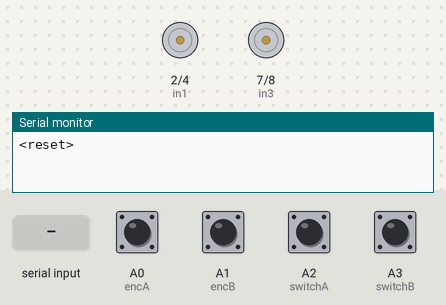
Bench run of a sketch on a simulated Arduino Uno, built with avr-gcc and run on an emulated ATmega328P. Parts: motor-driver pin pairs drawn as motors (green arrow = first pin HIGH = forward, orange = second pin HIGH = backward, longer = more drive, scaled by the enable pin), the last lines printed to the serial monitor. The test bench sets the inputs (shaded band); at power-on: A0 (encA), A1 (encB), A2 (switchA), A3 (switchB) HIGH.

Above: at 11.5 s.
11.6 s: "A90\n" received over Serial
At 12.2 s:
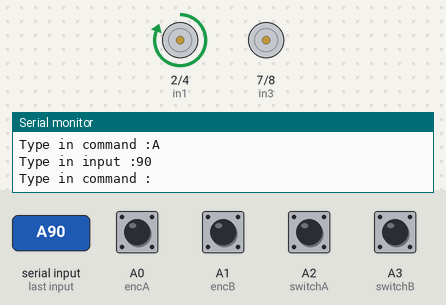
14.6 s: "B90\n" received over Serial
At 16.05 s:
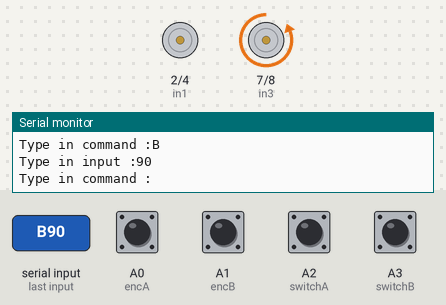
17.6 s: "S90\n" received over Serial
At 18.57 s:
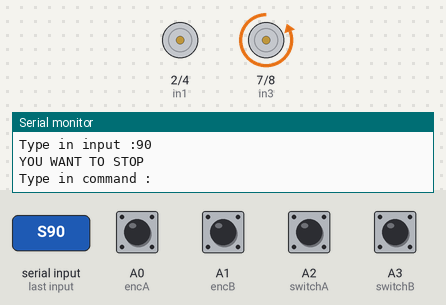
20.6 s: "A,45\n" received over Serial
At 21.45 s:
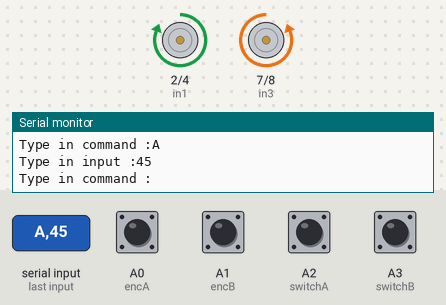
23.6 s: "B,45\n" received over Serial
Timing chart, 0 to 27.6 s (numbered marks = the images above; inputs shaded):
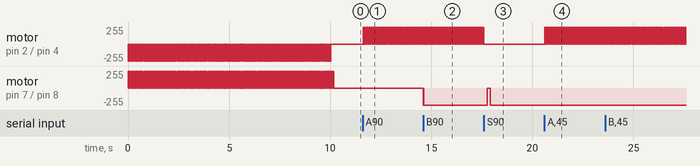

The sketch:

MALG_code.ino
```cpp
#define gainLimit 20

/*
In the setup there is the Limit Switch while loop will run before the <reset>
If you don't have the limit switches plugged in, uncomment the while loop in the setup.

ASCII Serial Commands
  'A' and then 0-360 no space
  'B' and then 0-360 no space
  for example, A100 or B50
*/

// H-bridge
const int pwmA = 3;
const int in1 = 2;
const int in2 = 4;
const int pwmB = 11;
const int in3 = 7;
const int in4 = 8;

// Switch
const int switchA = A2;
const int switchB = A3;
int resetCheckA = 0;
int resetCheckB = 0;

// Encoder
const int encA = A0;
const int encB = A1;
volatile int goalAposition = 0;
volatile int lastAposition = 0;
volatile int goalBposition = 0;
volatile int lastBposition = 0;
unsigned long lastMilli = 0;

// Encoder
volatile boolean encAPinAtZero = false;
volatile unsigned int encATicks = 0;
volatile boolean encBPinAtZero = false;
volatile unsigned int encBTicks = 0;
volatile boolean runA = false;
volatile boolean runB = false;
volatile boolean runCW = false;
volatile boolean runCCW = false;


//PID
double Kp = 0.6;
double Ki = 0;
double Kd = 0.3;
//double Kp = 2.9;
//double Ki = 0;
//double Kd = 2.6;
double errorA = 0;
double lastAerror = 0;
double sumAerror = 0;
double pTermA = 0, iTermA = 0, dTermA = 0;
double driveA = 0;
double errorB = 0;
double lastBerror = 0;
double sumBerror = 0;
double pTermB = 0, iTermB = 0, dTermB = 0;
double driveB = 0;

/*
SETUPSETUPSETUPSETUPSETUPSETUPSETUPSETUPSETUPSETUPSETUPSETUPSETUPSETUPSETUPSETUPSETUPSETUPSETUPSETUPSETUPSETUPSETUPSETUPSETUPSETUPSETUPSETUPSETUPSETUPSETUPSETUP
SETUPSETUPSETUPSETUPSETUPSETUPSETUPSETUPSETUPSETUPSETUPSETUPSETUPSETUPSETUPSETUPSETUPSETUPSETUPSETUPSETUPSETUPSETUPSETUPSETUPSETUPSETUPSETUPSETUPSETUPSETUPSETUP
*/

void setup() {
  pinMode(pwmA, OUTPUT);
  pinMode(pwmB, OUTPUT);
  pinMode(in1, OUTPUT);
  pinMode(in2, OUTPUT);
  pinMode(in3, OUTPUT);
  pinMode(in4, OUTPUT);

  pinMode(encA, INPUT);
  pinMode(encB, INPUT);
  pinMode(switchA, INPUT_PULLUP);
  pinMode(switchB, INPUT_PULLUP);

  //pwm frequnecy setup (http://playground.arduino.cc/Code/PwmFrequency)
  TCCR2B = TCCR2B & 0b11111000 | 0x07; // 30 (30) Hz pin 3 and 11

  // encoder read interrupt setup
  cli(); // switch interrupts off while messing with their settings

  PCICR =0x02; // Enable PCINT1 interrupt
  PCMSK1 = 0b00000011; // mask A0 and A1
  sei(); // switch back on

   // Initial motor setup
  analogWrite(pwmA, 120); // (25% = 64; 50% = 127; 75% = 191; 100% = 255)
  analogWrite(pwmB, 120); // these are set to 0, if the limit switches aren't used
//  digitalWrite(in1, LOW);
//  digitalWrite(in2, HIGH);
//  digitalWrite(in3, LOW);
//  digitalWrite(in4, HIGH);

  digitalWrite(in1,LOW);
  digitalWrite(in2, HIGH);
  digitalWrite(in3, HIGH);
  digitalWrite(in4, LOW);


  //N.O = GND, I.O = A2 and A3
  /*
    Limit switch while loop Limit switch while loop Limit switch while loop Limit switch while loop Limit switch while loop Limit switch while loop Limit switch while loop
    Limit switch while loop Limit switch while loop Limit switch while loop Limit switch while loop Limit switch while loop Limit switch while loop Limit switch while loop

  Comment out this while loop if limit switches are not plugged in or else you can't test the servo motors.
  The switches are using normally open (NO) and are plugged into A2 and A3 in the MALG board
  */

  while(resetCheckA == 0 || resetCheckB == 0) {
    if(debounce(switchA)==LOW) {
      motorAstop();
      resetCheckA = 1;
      encATicks = 0;
    }
    if(debounce(switchB)==LOW) {
      motorBstop();
      resetCheckB = 1;
      encBTicks = 0;
    }
      // after 4 seconds
      // do same as above
    if (millis() >= 10000) {
      motorAstop();
      resetCheckA = 1;
      encATicks = 0;
     }
     if (millis() >= 10000) {
      motorBstop();
      resetCheckB = 1;
      encBTicks = 0;
     }
  }

  Serial.begin(115200);
  Serial.println("<reset>");
}

int debounce(int pin) {
  int state, prevState;
  prevState = digitalRead(pin);
  for(int i=0; i<25; i++) {
    delay(1);
    state = digitalRead(pin);
    if(state != prevState) {
        i = 0;
        prevState = state;
    }
  }
  return state;
}

int updateAPid(int targetposition, int currentposition) {
  errorA = targetposition - currentposition;
  pTermA = Kp*errorA;
  sumAerror += errorA;
  iTermA = Ki*constrain(sumAerror, -gainLimit, gainLimit);
  dTermA = Kd*(errorA - lastAerror);
  lastAerror = errorA;
  return constrain((pTermA+iTermA+dTermA), -255, 255);
}

void motorAmove(int PWM_val) {
  PWM_val = abs(PWM_val);
  if (PWM_val < 130) PWM_val = 130;
  if(goalAposition > lastAposition) {
       runCW = true;
       runCCW = false;
       analogWrite(pwmA, PWM_val);
       digitalWrite(in1, HIGH);
       digitalWrite(in2, LOW);
  }

  else if(goalAposition < lastAposition) {
     runCW = false;
     runCCW = true;
     analogWrite(pwmA, PWM_val);
     digitalWrite(in1, LOW);
     digitalWrite(in2, HIGH);
  }
}

int updateBPid(int targetposition, int currentposition) {
  errorB = targetposition - currentposition;
  pTermB = Kp*errorB;
  sumBerror += errorB;
  iTermB = Ki*constrain(sumBerror, -gainLimit, gainLimit);
  dTermB = Kd*(errorB - lastBerror);
  lastBerror = errorB;
  return constrain((pTermB+iTermB+dTermB), -255, 255);
}

void motorBmove(int PWM_val) {
 PWM_val = abs(PWM_val);
 if (PWM_val < 200) PWM_val = 222;
 if(goalBposition > lastBposition) {
     runCW = true;
     runCCW = false;
     analogWrite(pwmB, PWM_val);
     digitalWrite(in3, LOW);
     digitalWrite(in4, HIGH);
 }

 else if(goalBposition < lastBposition) {
     runCW = false;
     runCCW = true;
     analogWrite(pwmB, PWM_val);
     digitalWrite(in3, HIGH);
     digitalWrite(in4, LOW);
 }
}

void motorAstop() {
  analogWrite(pwmA, 0);
  digitalWrite(in1, LOW);
  digitalWrite(in2, LOW);
  delay(150);
  lastAposition = encATicks;
}

void motorBstop() {
  analogWrite(pwmB, 0);
  digitalWrite(in3, LOW);
  digitalWrite(in4, LOW);
  delay(150);
  lastBposition = encBTicks;
}

/*
COMMANDSCOMMANDSCOMMANDSCOMMANDSCOMMANDSCOMMANDSCOMMANDSCOMMANDSCOMMANDSCOMMANDSCOMMANDSCOMMANDSCOMMANDSCOMMANDSCOMMANDSCOMMANDSCOMMANDSCOMMANDSCOMMANDSCOMMANDS
COMMANDSCOMMANDSCOMMANDSCOMMANDSCOMMANDSCOMMANDSCOMMANDSCOMMANDSCOMMANDSCOMMANDSCOMMANDSCOMMANDSCOMMANDSCOMMANDSCOMMANDSCOMMANDSCOMMANDSCOMMANDSCOMMANDSCOMMANDS
*/
int getCmd() {
  char cmd;
  int inputPosition;
  int holder;
  if(!Serial.available()) return 0;
  delay(10);
  Serial.print("Type in command :");
  cmd = Serial.read();
  Serial.println(cmd);
  if(!Serial.available()) return 0;
  Serial.print("Type in input :");
  inputPosition = Serial.parseInt();


  Serial.println(inputPosition, DEC);
  Serial.flush();

  switch (cmd) {
    case 'A':
    case 'a':
        /*
        // single channel, 1 count, 3 pulses
        // therefore using 200k, => 200 * 3 = 600
        // and 600/360 = 1.6666
        // every count is 1.6666 per degrees
        // number im inputting is a count not degree
        // A is using a 200K motor while B is using 60
        */
        if(inputPosition >= 0 && inputPosition <= 360) {
            runA = true;
            runB = false;
            //inputPosition = inputPosition/2;
            //goalAposition = inputPosition;
            goalAposition = round(inputPosition * 1.6666);
            //goalAposition = round(inputPosition * 3.3333);

        }
        else {
            Serial.println("Input out of range");
        }
        break;
    case 'B':
    case 'b':
        if(inputPosition >= 0 && inputPosition <= 360) {
            runB = true;
            runA = false;
            inputPosition = inputPosition/2;
            goalBposition = inputPosition;
        }
        else {
            Serial.println("Input out of range");
        }
        break;
    case 'S':
    case 's':
        Serial.println("YOU WANT TO STOP");
        motorAstop();
        motorBstop();
        break;
    case 'X':
    case 'x':
        Serial.println("THIS SHOULD BE MALG ID");
        break;
  default:
        Serial.println("???");
  }
}

ISR(PCINT1_vect) {
    int m = digitalRead(encA);
    if (m == LOW) encAPinAtZero = true;
    else {
      if(encAPinAtZero) {
        encAPinAtZero = false;
        if(runCW) {
            encATicks++;
        }
        else if(runCCW) {
            encATicks--;
        }
      }
    }

    int n = digitalRead(encB);
    if (n == LOW) encBPinAtZero = true;
    else {
      if(encBPinAtZero) {
        encBPinAtZero = false;
        if(runCW) {
            encBTicks++;
        }
        else if(runCCW) {
            encBTicks--;
        }
      }
    }
}

void loop() {
  getCmd();
  if((millis()-lastMilli) >= 0) {
    lastMilli = millis();
    if(runA) {
      driveA = updateAPid(goalAposition, lastAposition);
      motorAmove(driveA);
      if(goalAposition == encATicks) motorAstop();
      else if ( (abs(goalAposition - encATicks) <= 10) ) motorAstop();
    }
    if(runB) {
      driveB = updateBPid(goalBposition, lastBposition);
      motorBmove(driveB);
      if(goalBposition == encBTicks) motorBstop();
      else if ( (abs(goalBposition - encBTicks) <= 3) ) motorBstop();
    }
  }
}
```

Measured:
- after the input at 11.6 s, motor on pin 2 (in1) / pin 4 (in2): alternates forward 255/255 for 0.02 s and stopped for 0.02 s, starting at once
- after the input at 14.6 s, motor on pin 7 (in3) / pin 8 (in4): stopped → backward 255/255 at once
- after the input at 17.6 s, motor on pin 2 (in1) / pin 4 (in2): goes on until 17.6 s, then stays stopped; motor on pin 7 (in3) / pin 8 (in4): backward 255/255 → stopped after 0.16 s, → backward 255/255 0.15 s later
- after the input at 20.6 s, motor on pin 2 (in1) / pin 4 (in2): alternates forward 255/255 for 0.02 s and stopped for 0.02 s, starting at once
